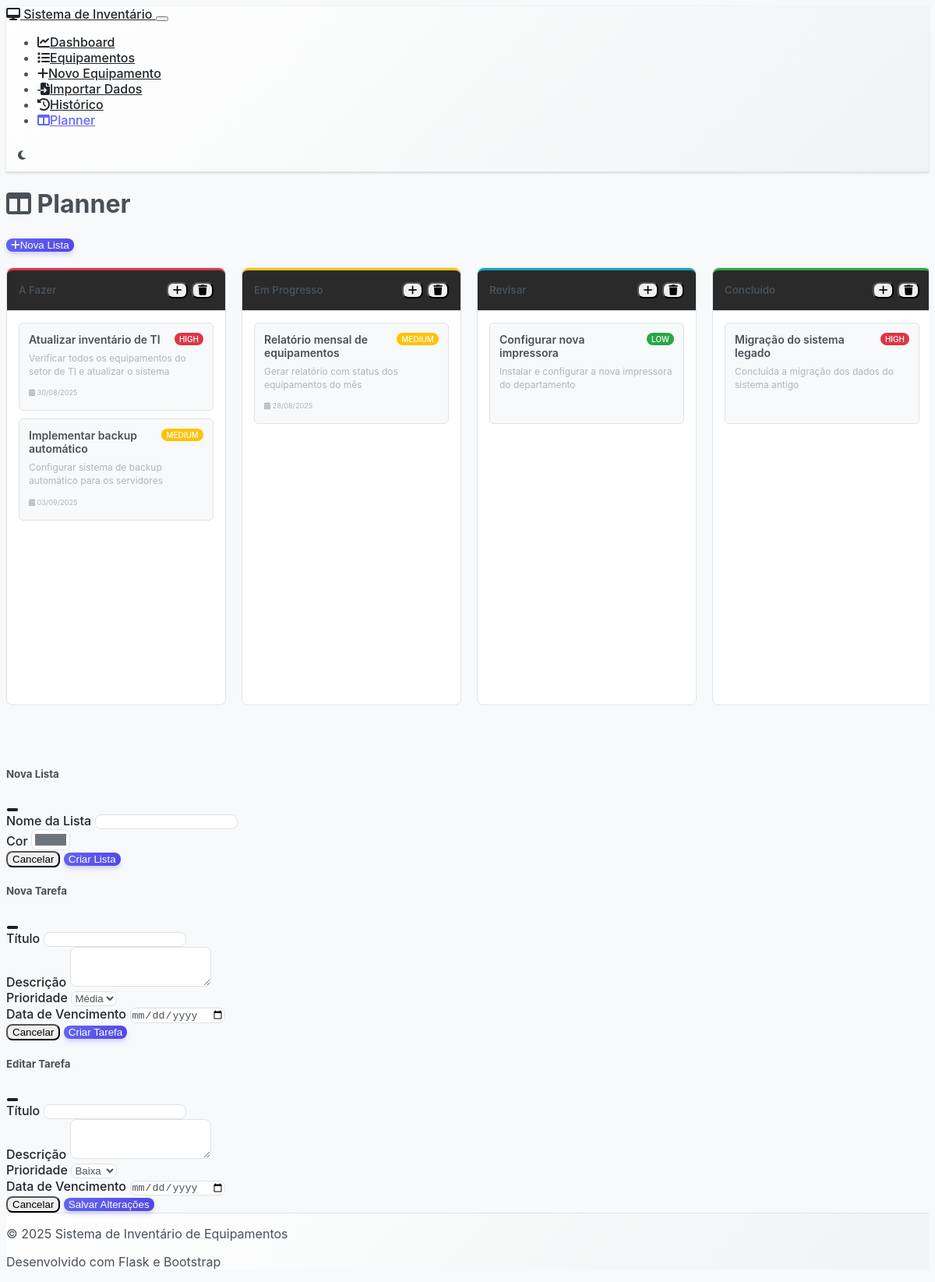
Screenshot of /planner with the database file from the repository.
### models.py (models this page shows, shortened)
class KanbanList(db.Model):
    __tablename__ = 'kanban_list'
    id = db.Column(db.Integer, primary_key=True)
    name = db.Column(db.String(100), nullable=False)
    position = db.Column(db.Integer, nullable=False, default=0)
    color = db.Column(db.String(7), default='#6c757d')  # Cor hexadecimal
    created_at = db.Column(db.DateTime, default=datetime.utcnow)
    tasks = db.relationship('KanbanTask', backref='list', lazy=True, cascade='all, delete-orphan', order_by='KanbanTask.position')
    @staticmethod
    def get_all_ordered():
        return KanbanList.query.order_by(KanbanList.position).all()

class KanbanTask(db.Model):
    __tablename__ = 'kanban_task'
    id = db.Column(db.Integer, primary_key=True)
    title = db.Column(db.String(200), nullable=False)
    description = db.Column(db.Text, nullable=True)
    position = db.Column(db.Integer, nullable=False, default=0)
    priority = db.Column(db.String(20), default='medium')  # low, medium, high
    due_date = db.Column(db.Date, nullable=True)
    completed = db.Column(db.Boolean, default=False)
    created_at = db.Column(db.DateTime, default=datetime.utcnow)
    updated_at = db.Column(db.DateTime, default=datetime.utcnow, onupdate=datetime.utcnow)
    list_id = db.Column(db.Integer, db.ForeignKey('kanban_list.id'), nullable=False)
    @property
    def priority_color(self):
        colors = {
            'low': '#28a745',
            'medium': '#ffc107',
            'high': '#dc3545'
        }
        return colors.get(self.priority, '#6c757d')
    @property
    def is_overdue(self):
        if self.due_date and not self.completed:
            return self.due_date < datetime.now().date()
        return False

### routes.py (the view)
@app.route('/planner')
def planner():
    lists = KanbanList.get_all_ordered()
    return render_template('planner.html', lists=lists)

### templates/planner.html (shortened to what this page needs)
{% extends "base.html" %}
{% block head %}
<link rel="stylesheet" href="{{ url_for('static', filename='css/planner.css') }}">
{% endblock %}
{% block content %}
<div class="planner-container">
    <div class="d-flex justify-content-between align-items-center mb-4">
        <h1>
            <i class="fas fa-columns me-2"></i>
            Planner
        </h1>
        <button class="btn btn-primary" onclick="showNewListModal()">
            <i class="fas fa-plus me-2"></i>Nova Lista
        </button>
    </div>
    <div class="kanban-board" id="kanbanBoard">
        {% for list in lists %}
        <div class="kanban-list" data-list-id="{{ list.id }}">
            <div class="list-header" style="border-top: 3px solid {{ list.color }}">
                <h5 class="list-title">{{ list.name }}</h5>
                <div class="list-actions">
                    <button class="btn btn-sm btn-outline-light" onclick="showNewTaskModal({{ list.id }})">
                        <i class="fas fa-plus"></i>
                    </button>
                    <button class="btn btn-sm btn-outline-danger" onclick="deleteList({{ list.id }})">
                        <i class="fas fa-trash"></i>
                    </button>
                </div>
            </div>
            <div class="task-container" data-list-id="{{ list.id }}">
                {% for task in list.tasks %}
                <div class="task-card" data-task-id="{{ task.id }}" draggable="true">
                    <div class="task-header">
                        <h6 class="task-title">{{ task.title }}</h6>
                        <span class="priority-badge" style="background-color: {{ task.priority_color }}">
                            {{ task.priority.title() }}
                        </span>
                    </div>
                    {% if task.description %}
                    <p class="task-description">{{ task.description }}</p>
                    {% endif %}
                    <div class="task-footer">
                        {% if task.due_date %}
                        <small class="due-date {% if task.is_overdue %}overdue{% endif %}">
                            <i class="fas fa-calendar-alt me-1"></i>
                            {{ task.due_date.strftime('%d/%m/%Y') }}
                        </small>
                        {% endif %}
                    </div>
                </div>
                {% endfor %}
            </div>
        </div>
        {% endfor %}
    </div>
</div>
<div class="modal fade" id="newListModal" tabindex="-1">
    <div class="modal-dialog">
        <div class="modal-content">
            <div class="modal-header">
                <h5 class="modal-title">Nova Lista</h5>
                <button type="button" class="btn-close" data-bs-dismiss="modal"></button>
            </div>
            <div class="modal-body">
                <form id="newListForm">
                    <div class="mb-3">
                        <label for="listName" class="form-label">Nome da Lista</label>
                        <input type="text" class="form-control" id="listName" name="name" required>
                    </div>
                    <div class="mb-3">
                        <label for="listColor" class="form-label">Cor</label>
                        <input type="color" class="form-control form-control-color" id="listColor" name="color" value="#6c757d">
                    </div>
                </form>
            </div>
            <div class="modal-footer">
                <button type="button" class="btn btn-secondary" data-bs-dismiss="modal">Cancelar</button>
                <button type="button" class="btn btn-primary" onclick="createList()">Criar Lista</button>
            </div>
        </div>
    </div>
</div>
<div class="modal fade" id="newTaskModal" tabindex="-1">
    <div class="modal-dialog">
        <div class="modal-content">
            <div class="modal-header">
                <h5 class="modal-title">Nova Tarefa</h5>
                <button type="button" class="btn-close" data-bs-dismiss="modal"></button>
            </div>
            <div class="modal-body">
                <form id="newTaskForm">
                    <div class="mb-3">
                        <label for="taskTitle" class="form-label">Título</label>
                        <input type="text" class="form-control" id="taskTitle" name="title" required>
                    </div>
                    <div class="mb-3">
                        <label for="taskDescription" class="form-label">Descrição</label>
                        <textarea class="form-control" id="taskDescription" name="description" rows="3"></textarea>
                    </div>
                    <div class="row">
                        <div class="col-md-6 mb-3">
                            <label for="taskPriority" class="form-label">Prioridade</label>
                            <select class="form-select" id="taskPriority" name="priority">
                                <option value="medium" selected>Média</option>
                            </select>
                        </div>
                        <div class="col-md-6 mb-3">
                            <label for="taskDueDate" class="form-label">Data de Vencimento</label>
                            <input type="date" class="form-control" id="taskDueDate" name="due_date">
                        </div>
                    </div>
                </form>
            </div>
            <div class="modal-footer">
                <button type="button" class="btn btn-secondary" data-bs-dismiss="modal">Cancelar</button>
                <button type="button" class="btn btn-primary" onclick="createTask()">Criar Tarefa</button>
            </div>
        </div>
    </div>
</div>
<div class="modal fade" id="editTaskModal" tabindex="-1">
    <div class="modal-dialog">
        <div class="modal-content">
            <div class="modal-header">
                <h5 class="modal-title">Editar Tarefa</h5>
                <button type="button" class="btn-close" data-bs-dismiss="modal"></button>
            </div>
            <div class="modal-body">
                <form id="editTaskForm">
                    <div class="mb-3">
                        <label for="editTaskTitle" class="form-label">Título</label>
                        <input type="text" class="form-control" id="editTaskTitle" name="title" required>
                    </div>
                    <div class="mb-3">
                        <label for="editTaskDescription" class="form-label">Descrição</label>
                        <textarea class="form-control" id="editTaskDescription" name="description" rows="3"></textarea>
                    </div>
                    <div class="row">
                        <div class="col-md-6 mb-3">
                            <label for="editTaskPriority" class="form-label">Prioridade</label>
                            <select class="form-select" id="editTaskPriority" name="priority">
                                <option value="low">Baixa</option>
                            </select>
                        </div>
                        <div class="col-md-6 mb-3">
                            <label for="editTaskDueDate" class="form-label">Data de Vencimento</label>
                            <input type="date" class="form-control" id="editTaskDueDate" name="due_date">
                        </div>
                    </div>
                </form>
            </div>
            <div class="modal-footer">
                <button type="button" class="btn btn-secondary" data-bs-dismiss="modal">Cancelar</button>
                <button type="button" class="btn btn-primary" onclick="updateTask()">Salvar Alterações</button>
            </div>
        </div>
    </div>
</div>
{% endblock %}

### templates/base.html (shortened to what this page needs)
<!DOCTYPE html>
<html lang="pt-BR" data-bs-theme="dark">
<head>
    <link href="https://cdn.replit.com/agent/bootstrap-agent-dark-theme.min.css" rel="stylesheet">
    <link rel="stylesheet" href="https://cdnjs.cloudflare.com/ajax/libs/font-awesome/6.4.0/css/all.min.css">
    <link rel="stylesheet" href="{{ url_for('static', filename='css/custom.css') }}">
    <link rel="stylesheet" href="{{ url_for('static', filename='css/modern-theme.css') }}">
    {% block head %}{% endblock %}
</head>
<body>
    <nav class="navbar navbar-expand-lg navbar-dark bg-dark">
        <div class="container">
            <a class="navbar-brand" href="{{ url_for('dashboard') }}">
                <i class="fas fa-desktop me-2"></i>
                Sistema de Inventário
            </a>
            <button class="navbar-toggler" type="button" data-bs-toggle="collapse" data-bs-target="#navbarNav">
            </button>
            <div class="collapse navbar-collapse" id="navbarNav">
                <ul class="navbar-nav me-auto">
                    <li class="nav-item">
                        <a class="nav-link {% if request.endpoint == 'dashboard' %}active{% endif %}"
                           href="{{ url_for('dashboard') }}">
                            <i class="fas fa-chart-line me-1"></i>Dashboard
                        </a>
                    </li>
                    <li class="nav-item">
                        <a class="nav-link {% if request.endpoint == 'equipment_list' %}active{% endif %}"
                           href="{{ url_for('equipment_list') }}">
                            <i class="fas fa-list me-1"></i>Equipamentos
                        </a>
                    </li>
                    <li class="nav-item">
                        <a class="nav-link" href="{{ url_for('equipment_new') }}">
                            <i class="fas fa-plus me-1"></i>Novo Equipamento
                        </a>
                    </li>
                    <li class="nav-item">
                        <a class="nav-link" href="{{ url_for('import_equipment') }}">
                            <i class="fas fa-file-import me-1"></i>Importar Dados
                        </a>
                    </li>
                    <li class="nav-item">
                        <a class="nav-link {% if request.endpoint == 'history_log' %}active{% endif %}"
                           href="{{ url_for('history_log') }}">
                            <i class="fas fa-history me-1"></i>Histórico
                        </a>
                    </li>
                    <li class="nav-item">
                        <a class="nav-link {% if request.endpoint == 'planner' %}active{% endif %}"
                           href="{{ url_for('planner') }}">
                            <i class="fas fa-columns me-1"></i>Planner
                        </a>
                    </li>
                </ul>
                <div class="navbar-nav">
                    <button class="btn btn-outline-secondary ms-2" id="themeToggle" title="Alternar tema">
                        <i class="fas fa-moon" id="themeIcon"></i>
                    </button>
                </div>
            </div>
        </div>
    </nav>
    <main class="container my-4">
        {% block content %}{% endblock %}
    </main>
    <footer class="bg-dark text-light py-3 mt-5">
        <div class="container">
            <div class="row">
                <div class="col-md-6">
                    <p>&copy; 2025 Sistema de Inventário de Equipamentos</p>
                </div>
                <div class="col-md-6 text-end">
                    <p>Desenvolvido com Flask e Bootstrap</p>
                </div>
            </div>
        </div>
    </footer>
</body>
</html>

### rows the page displays
KanbanList: name "A Fazer"
KanbanTask: title "Atualizar inventário de TI", priority "HIGH", description "Verificar todos os equipamentos do setor de TI e atualizar o sistema", due_date "30/08/2025"
KanbanTask: title "Implementar backup automático", priority "MEDIUM", description "Configurar sistema de backup automático para os servidores", due_date "03/09/2025"
KanbanList: name "Em Progresso"
KanbanTask: title "Relatório mensal de equipamentos", priority "MEDIUM", description "Gerar relatório com status dos equipamentos do mês", due_date "28/08/2025"
KanbanList: name "Revisar"
KanbanTask: title "Configurar nova impressora", priority "LOW", description "Instalar e configurar a nova impressora do departamento"
KanbanList: name "Concluído"
KanbanTask: title "Migração do sistema legado", priority "HIGH", description "Concluída a migração dos dados do sistema antigo"
